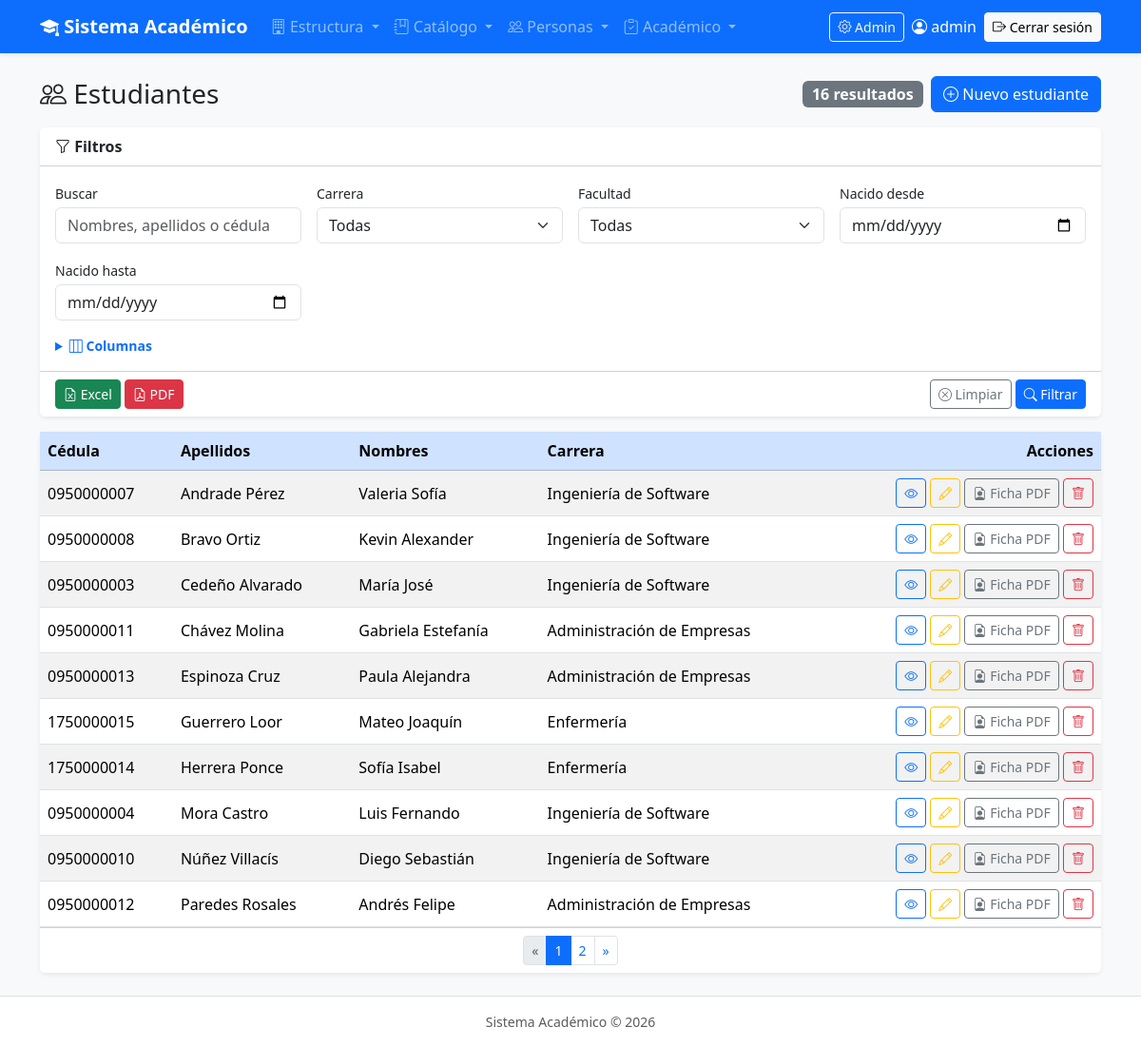
The page /academico/estudiantes/ (signed in) on the database its author committed.
### academico/models.py (models this page shows, shortened)
class Estudiante(ModeloBase):
    cedula = models.CharField("Cédula", max_length=10, unique=True)
    nombres = models.CharField(max_length=80)
    apellidos = models.CharField(max_length=80)
    email = models.EmailField("Correo", blank=True)
    telefono = models.CharField("Teléfono", max_length=15, blank=True)
    fecha_nacimiento = models.DateField("Fecha de nacimiento", null=True, blank=True)
    carrera = models.ForeignKey(Carrera, on_delete=models.PROTECT, related_name="estudiantes")   # 1:N
    foto = models.ImageField(upload_to="estudiantes/", blank=True)
    class Meta:
        verbose_name = "Estudiante"
        verbose_name_plural = "Estudiantes"
        ordering = ["apellidos", "nombres"]

class Carrera(ModeloBase):
    facultad = models.ForeignKey(Facultad, on_delete=models.PROTECT, related_name="carreras")   # 1:N
    codigo = models.CharField("Código", max_length=10, unique=True)   # Ej: SIS
    nombre = models.CharField(max_length=150)
    duracion_semestres = models.PositiveSmallIntegerField("Duración (semestres)", default=8)
    class Meta:
        verbose_name = "Carrera"
        verbose_name_plural = "Carreras"
        ordering = ["nombre"]
    def __str__(self):
        return self.nombre

### academico/views.py (the view, shortened to what this page needs)
# urls.py: path("estudiantes/", views.EstudianteListView.as_view(), name="estudiante_lista"),
class EstudianteListView(LoginRequiredMixin, ExportarMixin, ListView):
    model = Estudiante
    queryset = Estudiante.objects.select_related("carrera__facultad")
    template_name = "academico/estudiante_lista.html"
    paginate_by = 10  # 10 estudiantes por página
    titulo_reporte = "Listado de estudiantes"
    nombre_archivo = "estudiantes"
    filtro_form_class = FiltroEstudianteForm
    campos_disponibles = [
        ("cedula", "Cédula"),
        ("apellidos", "Apellidos"),
        ("nombres", "Nombres"),
        ("email", "Correo"),
        ("telefono", "Teléfono"),
        ("fecha_nacimiento", "Nacimiento"),
        ("carrera__nombre", "Carrera"),
        ("carrera__facultad__nombre", "Facultad"),
    ]
    campos_por_defecto = ["cedula", "apellidos", "nombres", "carrera__nombre"]

### academico/forms.py (shortened to what this page needs)
class FiltroEstudianteForm(forms.Form):
    texto = forms.CharField(
        required=False,
        label="Buscar",
        widget=forms.TextInput(attrs={"placeholder": "Nombres, apellidos o cédula"}),
    )
    carrera = forms.ModelChoiceField(
        queryset=Carrera.objects.all(),  # lista desplegable con las carreras
        required=False,
        empty_label="Todas",             # texto de la opción vacía
    )
    facultad = forms.ModelChoiceField(
        queryset=Facultad.objects.select_related("universidad"),  # su __str__ usa la universidad
        required=False,
        empty_label="Todas",
    )
    nacido_desde = forms.DateField(
        required=False,
        label="Nacido desde",
        widget=forms.DateInput(attrs={"type": "date"}, format="%Y-%m-%d"),
    )
    nacido_hasta = forms.DateField(
        required=False,
        label="Nacido hasta",
        widget=forms.DateInput(attrs={"type": "date"}, format="%Y-%m-%d"),
    )

### academico/models.py (called while the page is built)
    def __str__(self):
        return self.nombre

### core/mixins.py (called while the page is built)
    def get_filtro_form(self):
        if self.filtro_form_class is None:
            return None
        form = self.filtro_form_class(self.request.GET or None)
        return aplicar_estilos_bootstrap(form)

    def get_queryset(self):
        queryset = super().get_queryset()        # el queryset normal del ListView
        self.filtro_form = self.get_filtro_form()  # lo guardamos para enviarlo al template
        if self.filtro_form is not None and self.filtro_form.is_valid():
            queryset = self.filtrar(queryset, self.filtro_form.cleaned_data)
        return queryset

    def get_campos_seleccionados(self):
        pedidas = self.request.GET.getlist("campos")
        elegidas = [ruta for ruta, _titulo in self.campos_disponibles if ruta in pedidas]
        return elegidas or list(self.campos_por_defecto)

    def get_consulta(self):
        parametros = self.request.GET.copy()
        for nombre in self.parametros_excluidos:
            parametros.pop(nombre, None)  # quita "page" y "exportar" si existen
        return parametros.urlencode()

    def get(self, request, *args, **kwargs):
        formato = request.GET.get("exportar")  # None si no viene
        if formato == "excel":
            return self.generar_excel()
        if formato == "pdf":
            return self.generar_pdf()
        return super().get(request, *args, **kwargs)  # página normal

### academico/templates/academico/estudiante_lista.html (shortened to what this page needs)
{% extends "base.html" %}
{% block contenido %}
<div class="d-flex justify-content-between align-items-center mb-3">
    <h1 class="h3 mb-0"><i class="bi bi-people"></i> Estudiantes</h1>
    <div class="d-flex align-items-center gap-2">
        <span class="badge text-bg-secondary fs-6">{{ page_obj.paginator.count }} resultado{{ page_obj.paginator.count|pluralize }}</span>
        <a href="{% url 'academico:estudiante_crear' %}" class="btn btn-primary">
            <i class="bi bi-plus-circle"></i> Nuevo estudiante
        </a>
    </div>
</div>
{% include "core/_filtros.html" %}
<div class="card shadow-sm border-0">
    <div class="table-responsive">
        <table class="table table-hover table-striped align-middle mb-0">
            <thead class="table-primary">
                <tr>
                    {% for encabezado in encabezados %}
                        <th>{{ encabezado }}</th>
                    {% endfor %}
                    <th class="text-end">Acciones</th>
                </tr>
            </thead>
            <tbody>
                {% for objeto, valores in filas %}
                    <tr>
                        {% for valor in valores %}
                            <td>{% if valor == "" %}<span class="text-muted">—</span>{% else %}{{ valor }}{% endif %}</td>
                        {% endfor %}
                        <td class="text-end text-nowrap">
                            <a href="{% url 'academico:estudiante_detalle' objeto.pk %}" class="btn btn-sm btn-outline-primary" title="Ver"><i class="bi bi-eye"></i></a>
                            <a href="{% url 'academico:estudiante_editar' objeto.pk %}" class="btn btn-sm btn-outline-warning" title="Editar"><i class="bi bi-pencil"></i></a>
                            <a href="{% url 'academico:estudiante_pdf' objeto.pk %}" target="_blank" rel="noopener"
                               class="btn btn-sm btn-outline-secondary" title="Ficha PDF"><i class="bi bi-file-earmark-person"></i> Ficha PDF</a>
                            <a href="{% url 'academico:estudiante_eliminar' objeto.pk %}" class="btn btn-sm btn-outline-danger" title="Eliminar"><i class="bi bi-trash"></i></a>
                        </td>
                    </tr>
                {% endfor %}
            </tbody>
        </table>
    </div>
    <div class="card-footer bg-white">
        {% include "core/_paginacion.html" %}
    </div>
</div>
{% endblock %}

### templates/base.html (shortened to what this page needs)
{% load static %}
<!DOCTYPE html>
<html lang="es">
<head>
    <link rel="stylesheet" href="https://cdn.jsdelivr.net/npm/bootstrap@5.3.3/dist/css/bootstrap.min.css">
    <link rel="stylesheet" href="https://cdn.jsdelivr.net/npm/bootstrap-icons@1.11.3/font/bootstrap-icons.min.css">
</head>
<body class="bg-light d-flex flex-column min-vh-100">
{% if user.is_authenticated %}
<nav class="navbar navbar-expand-lg navbar-dark bg-primary shadow-sm">
    <div class="container">
        <a class="navbar-brand fw-semibold" href="{% url 'academico:inicio' %}">
            <i class="bi bi-mortarboard-fill"></i> Sistema Académico
        </a>
        <div class="collapse navbar-collapse" id="menuPrincipal">
            <ul class="navbar-nav me-auto">
                <li class="nav-item dropdown">
                    <a class="nav-link dropdown-toggle" href="#" role="button" data-bs-toggle="dropdown">
                        <i class="bi bi-building"></i> Estructura
                    </a>
                </li>
                <li class="nav-item dropdown">
                    <a class="nav-link dropdown-toggle" href="#" role="button" data-bs-toggle="dropdown">
                        <i class="bi bi-journal-bookmark"></i> Catálogo
                    </a>
                </li>
                <li class="nav-item dropdown">
                    <a class="nav-link dropdown-toggle" href="#" role="button" data-bs-toggle="dropdown">
                        <i class="bi bi-people"></i> Personas
                    </a>
                </li>
                <li class="nav-item dropdown">
                    <a class="nav-link dropdown-toggle" href="#" role="button" data-bs-toggle="dropdown">
                        <i class="bi bi-clipboard-check"></i> Académico
                    </a>
                </li>
            </ul>
            <div class="d-flex align-items-center gap-2">
                {% if user.is_staff %}
                    <a class="btn btn-sm btn-outline-light" href="{% url 'admin:index' %}">
                        <i class="bi bi-gear"></i> Admin
                    </a>
                {% endif %}
                <span class="navbar-text text-white">
                    <i class="bi bi-person-circle"></i> {{ user.get_full_name|default:user.username }}
                </span>
                <form method="post" action="{% url 'logout' %}" class="d-inline">
                    <button type="submit" class="btn btn-sm btn-light">
                        <i class="bi bi-box-arrow-right"></i> Cerrar sesión
                    </button>
                </form>
            </div>
        </div>
    </div>
</nav>
{% endif %}
<main class="container py-4 flex-grow-1">
    {% block contenido %}{% endblock %}
</main>
<footer class="text-center text-muted small py-3 border-top bg-white">
    Sistema Académico &copy; {% now "Y" %}
</footer>
</body>
</html>

### rows shown on the page
Estudiante: valores "0950000007" "Andrade Pérez" "Valeria Sofía"
Carrera: valores "Ingeniería de Software" "Ingeniería de Software" "Ingeniería de Software" "Ingeniería de Software" "Ingeniería de Software"
Estudiante: valores "0950000008" "Bravo Ortiz" "Kevin Alexander"
Estudiante: valores "0950000003" "Cedeño Alvarado" "María José"
Estudiante: valores "0950000011" "Chávez Molina" "Gabriela Estefanía"
Carrera: valores "Administración de Empresas" "Administración de Empresas" "Administración de Empresas"
Estudiante: valores "0950000013" "Espinoza Cruz" "Paula Alejandra"
Estudiante: valores "1750000015" "Guerrero Loor" "Mateo Joaquín"
Carrera: valores "Enfermería" "Enfermería"
Estudiante: valores "1750000014" "Herrera Ponce" "Sofía Isabel"
Estudiante: valores "0950000004" "Mora Castro" "Luis Fernando"
Estudiante: valores "0950000010" "Núñez Villacís" "Diego Sebastián"
Estudiante: valores "0950000012" "Paredes Rosales" "Andrés Felipe"

### other values the page prints
{{ user.get_full_name|default:user.username }} "admin"
{{ page_obj.paginator.count }} "16"
{{ campo.label }} "Buscar" "Carrera" "Facultad" "Nacido desde" "Nacido hasta"
{{ encabezado }} "Cédula" "Apellidos" "Nombres" "Carrera"
{{ numero }} "1"
{{ numero }} "2"
